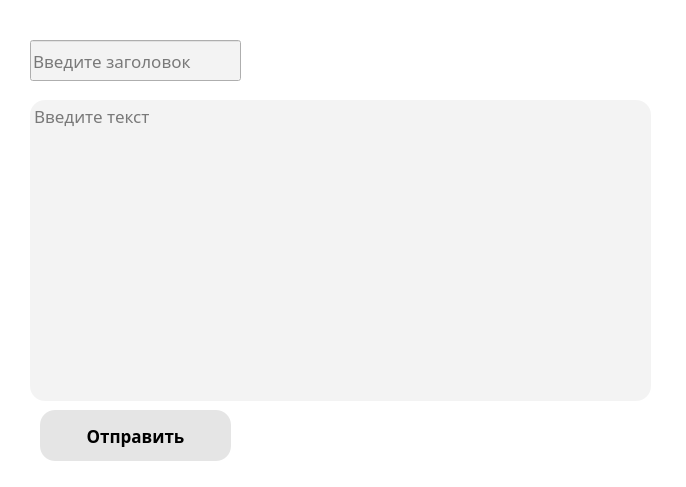
<?xml version="1.0" encoding="UTF-8"?>
<ui version="4.0">
 <class>Dialog</class>
 <widget class="QDialog" name="Dialog">
  <property name="geometry">
   <rect>
    <x>0</x>
    <y>0</y>
    <width>686</width>
    <height>487</height>
   </rect>
  </property>
  <property name="windowTitle">
   <string>Dialog</string>
  </property>
  <property name="styleSheet">
   <string notr="true">background-color:rgb(255, 255, 255)</string>
  </property>
  <widget class="QLineEdit" name="title_input">
   <property name="geometry">
    <rect>
     <x>30</x>
     <y>40</y>
     <width>211</width>
     <height>41</height>
    </rect>
   </property>
   <property name="font">
    <font>
     <family>Bahnschrift</family>
     <pointsize>13</pointsize>
    </font>
   </property>
   <property name="styleSheet">
    <string notr="true">color:rgb(0, 0, 0);
background-color:rgb(243, 243, 243)</string>
   </property>
   <property name="readOnly">
    <bool>false</bool>
   </property>
   <property name="placeholderText">
    <string>Введите заголовок</string>
   </property>
  </widget>
  <widget class="QPushButton" name="button_send">
   <property name="geometry">
    <rect>
     <x>40</x>
     <y>410</y>
     <width>191</width>
     <height>51</height>
    </rect>
   </property>
   <property name="font">
    <font>
     <family>Bahnschrift</family>
     <pointsize>13</pointsize>
     <bold>true</bold>
    </font>
   </property>
   <property name="styleSheet">
    <string notr="true">border-radius: 15;
color:rgb(0, 0, 0);
background-color:  rgb(229, 229, 229)</string>
   </property>
   <property name="text">
    <string>Отправить</string>
   </property>
  </widget>
  <widget class="QTextEdit" name="text_input">
   <property name="geometry">
    <rect>
     <x>30</x>
     <y>100</y>
     <width>621</width>
     <height>301</height>
    </rect>
   </property>
   <property name="font">
    <font>
     <family>Bahnschrift</family>
     <pointsize>13</pointsize>
    </font>
   </property>
   <property name="styleSheet">
    <string notr="true">border-radius:15;
color:rgb(0, 0, 0);
background-color:rgb(243, 243, 243)</string>
   </property>
   <property name="placeholderText">
    <string>Введите текст</string>
   </property>
  </widget>
 </widget>
 <resources/>
 <connections/>
</ui>
